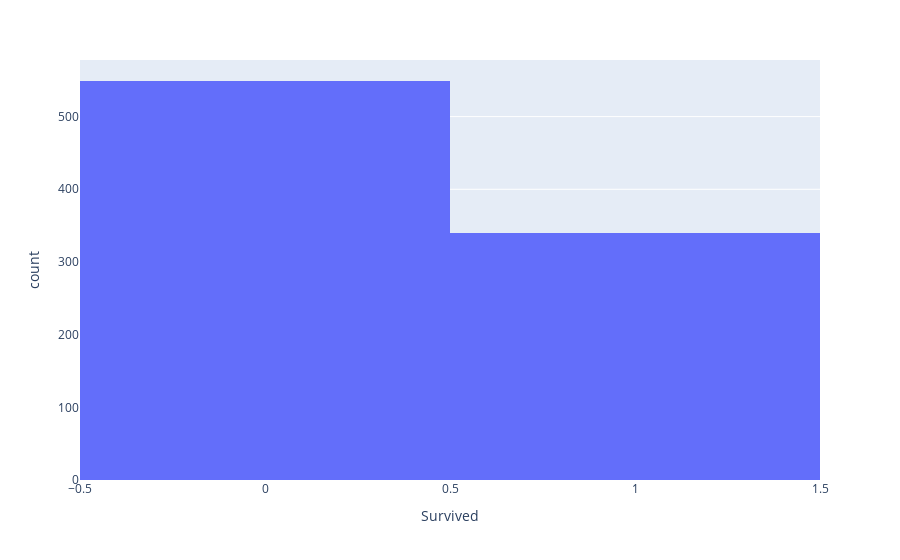

Write notebook code for a chart like this one.
### Code cell


### Figure 1 — Plotly figure (JSON) as saved in the notebook; plotly's stock layout.template omitted (floating-point values rounded to 4 significant figures; data arrays with more than 128 entries replaced by an {"elided": "..."} marker saying what was removed)
{"data": [{"alignmentgroup": "True", "bingroup": "x", "hovertemplate": "Survived=%{x}<br>count=%{y}<extra></extra>", "legendgroup": "", "marker": {"color": "#636efa", "pattern": {"shape": ""}}, "name": "", "offsetgroup": "", "orientation": "v", "showlegend": false, "type": "histogram", "x": {"elided": "889 int values"}, "xaxis": "x", "yaxis": "y"}], "layout": {"barmode": "relative", "legend": {"tracegroupgap": 0}, "margin": {"t": 60}, "xaxis": {"anchor": "y", "domain": [0, 1], "title": {"text": "Survived"}}, "yaxis": {"anchor": "x", "domain": [0, 1], "title": {"text": "count"}}}}
